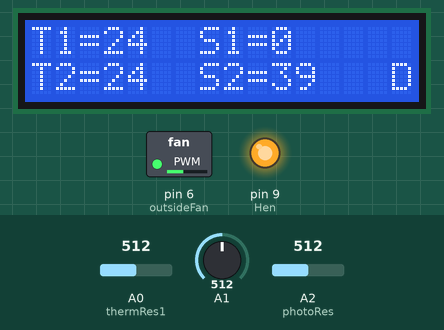
Recording of a sketch running on a simulated Arduino Uno, built with avr-gcc and run on an emulated ATmega328P. Parts: 16×2 character LCD, switched loads named in the sketch (green lamp = pin HIGH), output pins drawn as LEDs (lit = HIGH). The test bench sets the inputs (shaded band); at power-on: A2 (photoRes) = 512, A0 (thermRes1) = 512, A1 = 512. What the sketch prints to the serial monitor is not drawn.

Above: at 4.7 s.
4.8 s: A2 (photoRes) set to 111
6.3 s: A2 (photoRes) set to 92
At 8.0 s:
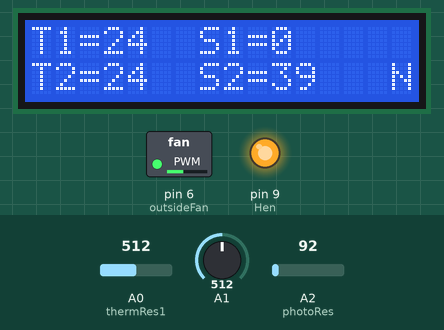
9.0 s: A0 (thermRes1) set to 523
At 11.1 s:
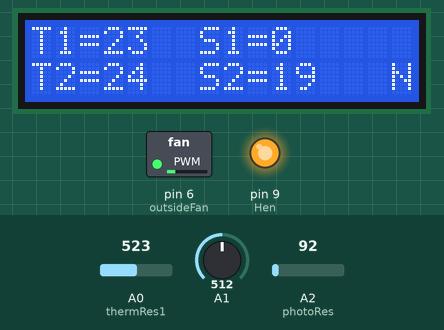
11.8 s: A0 (thermRes1) set to 511
At 14.1 s:
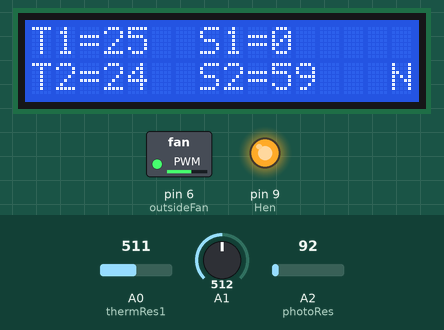
14.5 s: A0 (thermRes1) set to 716
At 16.8 s:
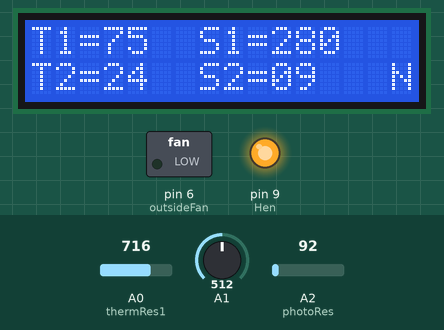
17.1 s: A0 (thermRes1) set to 122
At 18.6 s:
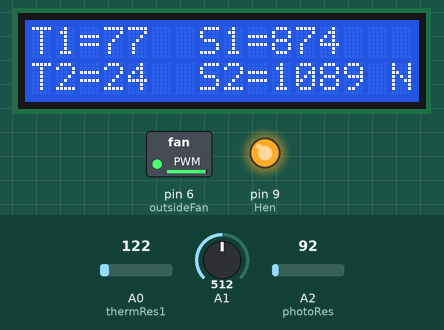
Timing chart, 0 to 20.1 s (numbered marks = the images above; inputs shaded):
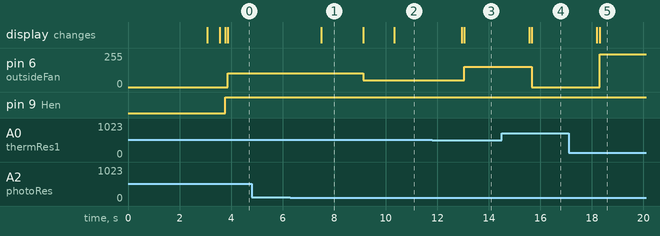

Measured:
- the behaviour switches between 100 and 99 on A2 (photoRes) (found by bisection; images 0 and 1)
- the behaviour switches between 522 and 523 on A0 (thermRes1) (found by bisection; images 1 and 2)
- after the input at 6.3 s, the display: changes after 1.2 s (image 1)
- after the input at 9.0 s, pin 6 (outsideFan): 102/255 → 51/255 after 0.12 s; the display: first changes after 0.12 s (image 2 shows a later state)
- after the input at 11.8 s, pin 6 (outsideFan): 51/255 → 153/255 after 1.3 s; the display: first changes after 1.2 s (image 3 shows a later state)
- after the input at 14.5 s, pin 6 (outsideFan): 153/255 → 0/255 after 1.2 s; the display: first changes after 1.1 s (image 4 shows a later state)
- after the input at 17.1 s, pin 6 (outsideFan): 0/255 → 245/255 after 1.2 s; the display: first changes after 1.1 s (image 5 shows a later state)

The sketch:

AirConditioningDevice.ino
```cpp
///////////////////////////////////////////////////////////////////////////////
//File Name:     AirConditioningDevice.ino
//Authors:       Jacob Dunn, Saad Seir, Joel Sturdivant, Thomas Zurek
//Created On:    23 March 2023
//Last Modified: 24 April 2023
//Description:   This program will control the temperature between two rooms by
//               using an air conditioning duct to filter hot air to the colder
//               room as well as getting colder air from outside by the use of
//               thermistors and fans. The temperatures and other status
//               updates will be displayed on an LED.
///////////////////////////////////////////////////////////////////////////////

#include <LiquidCrystal.h> //Library for LCD use

const int TEMP_TOO_HOT = 22;
const int TEMP_HIGH_HOT = 27;
const int TEMP_LOW_HOT = 24;

const int ROOM_TEMP_1 = 21;
const int ROOM_TEMP_2 = 21;

const int CHANGE_LIGHT_VALUE = 100;
int speedDuct = 0;
int speedOutside = 0;
double tempRoom1 = 0;
double tempRoom2 = 0;

byte thermRes1 = A0;
byte thermRes2 = A1;
const int photoRes = A2; //Photoresistor pin
const int outsideFan = 6; //Fan pins
const int Hen = 9, H1a = 8, H2a = 10; //H-Bridge Connections
const int LEDrs = 12, LEDen = 11, LEDd4 = 5,
          LEDd5 = 4,  LEDd6 = 3,  LEDd7 = 2; //LED Connections

LiquidCrystal lcd(LEDrs, LEDen, LEDd4,
                  LEDd5, LEDd6, LEDd7); //Struct Definition

void setup() {
  Serial.begin(9600);

  pinMode(photoRes, INPUT); //Photoresistor for Day/Night
  pinMode(thermRes1, INPUT); //Thermistor for Room 1
  pinMode(thermRes1, INPUT); //Thermistor for Room 2
  pinMode(outsideFan, OUTPUT); //Fan for Outside Air
  pinMode(Hen, OUTPUT); //Fan for Ventilation Duct

  lcd.begin(16, 2); //Configure LED
  lcd.setCursor(6,0);
  lcd.print("A/C");
  lcd.setCursor(5,1);
  lcd.print("Device");
  delay(3000);
  lcd.clear();
  delay(500);
}

void loop() {
  int i = 1;
  while(i){
    Serial.print(i);
    Serial.println("----------------------------------");
    Photoresistor();
    DuctFan();
    OutsideFan();
    Serial.println("-----------------------------------");
    Serial.println();
    i++;
    delay(1000);
  }
}

void Photoresistor(void){
  int light = analogRead(photoRes);

  if(light < CHANGE_LIGHT_VALUE){ //Determine Day or Night
    lcd.setCursor(15,1);
    lcd.print("N");

    Serial.print("Day/Night: ");
    Serial.print("N ");
    Serial.println(light);
  }
  else{
    lcd.setCursor(15,1);
    lcd.print("D");

    Serial.print("Day/Night: ");
    Serial.print("D ");
    Serial.println(light);
  }
}

void DuctFan(void){
  tempRoom1 = readThermistor(A0);
  tempRoom2 = readThermistor(A1);

  if((tempRoom1 < (tempRoom2 + (tempRoom2*.075))) &&
     (tempRoom1 > (tempRoom2 - (tempRoom2*.075)))){ //15% range to shut off fan
    stop();
    speedDuct = 0;
  }
  else if(tempRoom1 > tempRoom2){ //fan speed forward
    speedDuct = tempRoom1 - tempRoom2; //speed based on difference
    speedDuct = map(speedDuct, 0, TEMP_HIGH_HOT-ROOM_TEMP_2, 0, 255);
    reverse(speedDuct);
  }
  else if(tempRoom1 < tempRoom2){ //fan speed backward
    speedDuct = tempRoom2 - tempRoom1; //speed based on difference
    speedDuct = map(speedDuct, 0, TEMP_HIGH_HOT-ROOM_TEMP_1, 0, 255);
    forward(speedDuct);
  }

  lcd.setCursor(0,0);
  lcd.print("T1=");
  int temp1 = tempRoom1;
  lcd.print(temp1);

  Serial.print("TempRoom1 = ");
  Serial.println(temp1);

  lcd.setCursor(0,1);
  lcd.print("T2=");
  int temp2 = tempRoom2;
  lcd.print(temp2);

  Serial.print("TempRoom2 = ");
  Serial.println(temp2);

  speedDuct = map(speedDuct, 0, 255, 0, 99);
  lcd.setCursor(7,0);
  lcd.print("S1=");
  lcd.print(speedDuct);

  Serial.print("Speed of Duct Fan = ");
  Serial.println(speedDuct);
}

double readThermistor(int pin){ //Calculate temperature in Celcius
  double result = 0.00;
  double adc= 0.00;
  int index = 0;

  for(index = 0; index <10; index++){
    adc+= analogRead(pin);
    delay(10);
  }

  adc= adc/ 10.00;
  adc= (1023.00 / adc) -1.00;
  adc= 10000.0 / adc;
  result= adc/ 10000.00;
  result= log(result);
  result= result / 3950;
  result+= 1.0 / (25.00 + 273.15);
  result= 1.0 / result;
  result-= 273.15;
  return result;
}

void OutsideFan(void){
  tempRoom1 = readThermistor(A0);

  if(tempRoom1 >= TEMP_TOO_HOT){ //turn on A/C fan on outside of box
    speedOutside = map(tempRoom1, TEMP_TOO_HOT, TEMP_HIGH_HOT, 0, 255);
    analogWrite(outsideFan, speedOutside);
    speedOutside = map(speedOutside, 0, 255, 0, 99);
  }
  else if(tempRoom1 < TEMP_TOO_HOT){
    //turn off A/C fan on outside of box
    speedOutside = 0;
    analogWrite(outsideFan, speedOutside);
  }

  lcd.setCursor(7,1);
  lcd.print("S2=");
  lcd.print(speedOutside);

  Serial.print("Speed of Outside Fan = ");
  Serial.println(speedOutside);
}

void forward (int rate){ //Duct fan spins forward at rate
  digitalWrite(Hen, LOW);
  digitalWrite(H1a, HIGH);
  digitalWrite(H2a, LOW);
  analogWrite(Hen, rate);
}

void reverse (int rate){ //Duct fan spins backwards at rate
  digitalWrite(Hen, LOW);
  digitalWrite(H1a, LOW);
  digitalWrite(H2a, HIGH);
  analogWrite(Hen, rate);
}

void stop (){ //Duct fan off
  digitalWrite(Hen, LOW);
  digitalWrite(H1a, LOW);
  digitalWrite(H2a, LOW);
  digitalWrite(Hen, HIGH);
}
```
